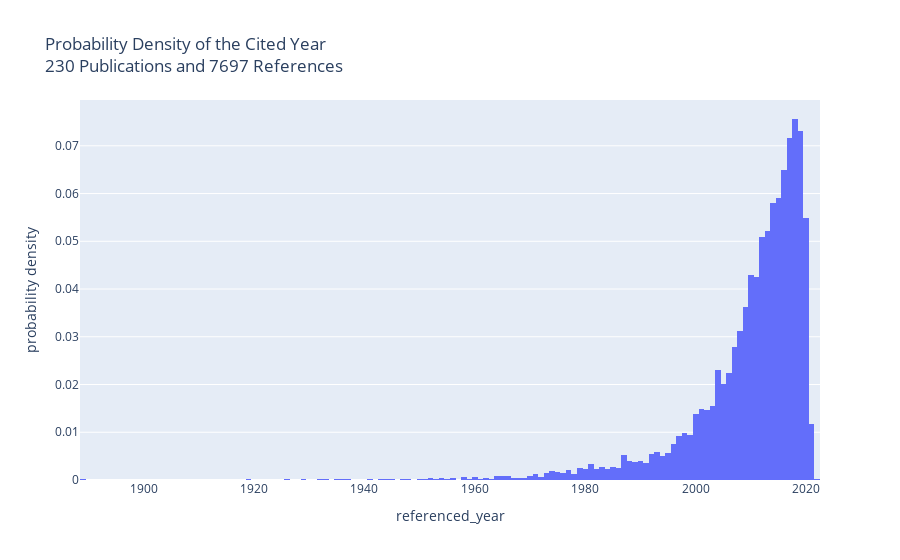

The notebook cell this image was saved under:
### Code cell
px.histogram(df, x='referenced_year', nbins=200, histnorm='probability density',
            title=f'Probability Density of the Cited Year<br>{summary_df.shape[0]} Publications and {df.shape[0]} References')

### Figure 1 — Plotly figure (JSON) as saved in the notebook; plotly's stock layout.template omitted (floating-point values rounded to 4 significant figures; data arrays with more than 128 entries replaced by an {"elided": "..."} marker saying what was removed)
{"data": [{"alignmentgroup": "True", "bingroup": "x", "histnorm": "probability density", "hovertemplate": "referenced_year=%{x}<br>probability density=%{y}<extra></extra>", "legendgroup": "", "marker": {"color": "#636efa", "pattern": {"shape": ""}}, "name": "", "nbinsx": 200, "offsetgroup": "", "orientation": "v", "showlegend": false, "type": "histogram", "x": {"elided": "7697 int values"}, "xaxis": "x", "yaxis": "y"}], "layout": {"barmode": "relative", "legend": {"tracegroupgap": 0}, "title": {"text": "Probability Density of the Cited Year<br>230 Publications and 7697 References"}, "xaxis": {"anchor": "y", "domain": [0, 1], "title": {"text": "referenced_year"}}, "yaxis": {"anchor": "x", "domain": [0, 1], "title": {"text": "probability density"}}}}
